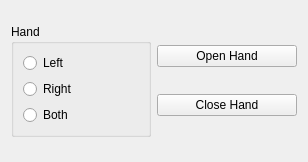
<?xml version="1.0" encoding="UTF-8"?>
<ui version="4.0">
 <class>grasp</class>
 <widget class="QWidget" name="grasp">
  <property name="geometry">
   <rect>
    <x>0</x>
    <y>0</y>
    <width>308</width>
    <height>162</height>
   </rect>
  </property>
  <property name="minimumSize">
   <size>
    <width>300</width>
    <height>150</height>
   </size>
  </property>
  <property name="maximumSize">
   <size>
    <width>800</width>
    <height>800</height>
   </size>
  </property>
  <property name="windowTitle">
   <string>Grasp</string>
  </property>
  <layout class="QGridLayout" name="gridLayout_3">
   <item row="0" column="1">
    <layout class="QGridLayout" name="gridLayout">
     <item row="0" column="0">
      <widget class="QPushButton" name="pushButton_open">
       <property name="text">
        <string>Open Hand</string>
       </property>
      </widget>
     </item>
     <item row="1" column="0">
      <widget class="QPushButton" name="pushButton_close">
       <property name="text">
        <string>Close Hand</string>
       </property>
      </widget>
     </item>
    </layout>
   </item>
   <item row="0" column="0">
    <widget class="QGroupBox" name="groupBox_hand">
     <property name="title">
      <string>Hand</string>
     </property>
     <layout class="QGridLayout" name="gridLayout_2">
      <item row="0" column="0">
       <widget class="QRadioButton" name="radioButton_left">
        <property name="text">
         <string>Left</string>
        </property>
       </widget>
      </item>
      <item row="1" column="0">
       <widget class="QRadioButton" name="radioButton_right">
        <property name="text">
         <string>Right</string>
        </property>
       </widget>
      </item>
      <item row="2" column="0">
       <widget class="QRadioButton" name="radioButton_both">
        <property name="text">
         <string>Both</string>
        </property>
       </widget>
      </item>
     </layout>
    </widget>
   </item>
  </layout>
 </widget>
 <resources/>
 <connections/>
</ui>
